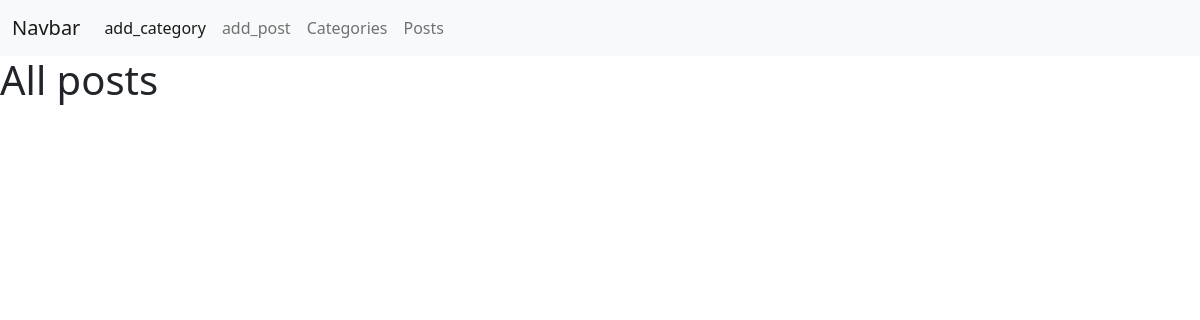
Page /posts on the earlier database version.
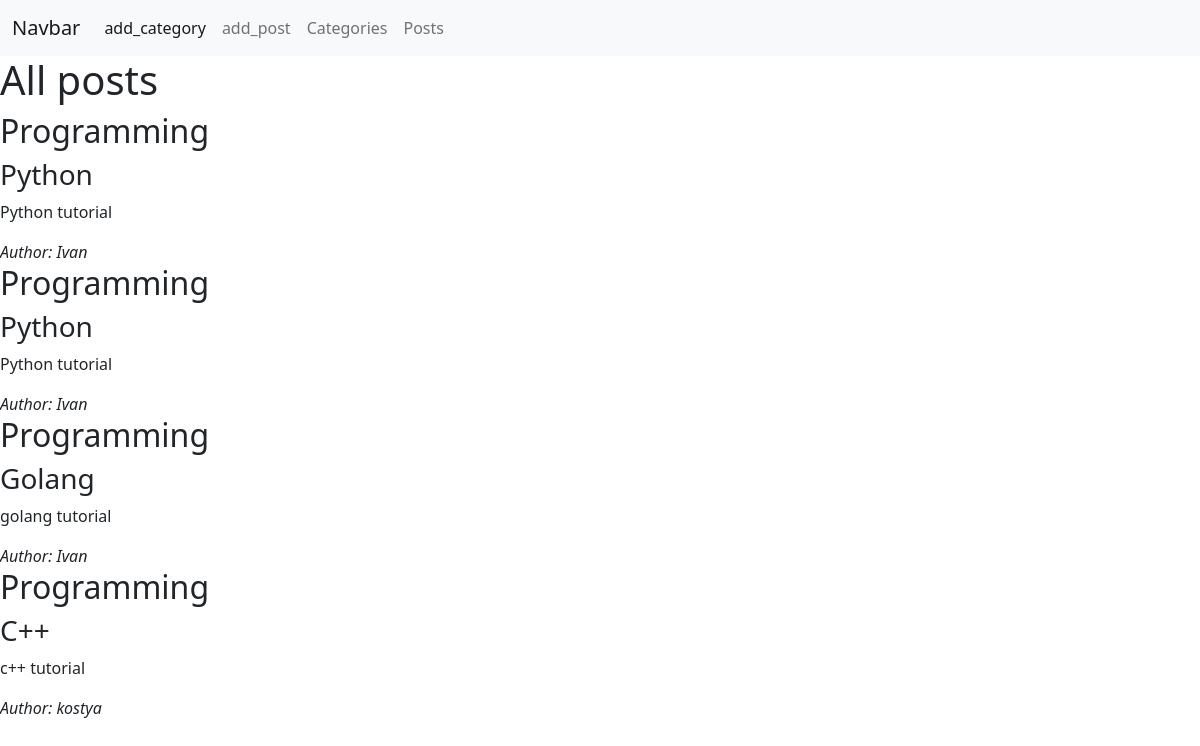
Same page on the later database version.
### app.py (models this page shows, shortened)
class Post(db.Model):
    id = db.Column(db.Integer, primary_key=True)
    title = db.Column(db.String(20), nullable=False)
    content = db.Column(db.Text, nullable=False)
    author = db.Column(db.String(20))
    category_id = db.Column(db.Integer, db.ForeignKey("category.id"), nullable=False)
    category = db.relationship("Category", backref=db.backref("posts", lazy=True))

class Category(db.Model):
    id = db.Column(db.Integer, primary_key=True)
    name = db.Column(db.String(20), nullable=False)
    description = db.Column(db.Text)

### app.py (the view)
@app.route("/posts")
def posts():
    all_posts = Post.query.all()
    return render_template("posts.html", posts=all_posts)

### templates/posts.html
{% extends 'base.html' %}
{% block content %}
<h1>All posts</h1>
{% for post in posts %}
<div>
    <h2>{{ post.category.name }}</h2>
    <h3>{{ post.title }}</h3>
    <p>{{ post.content }}</p>
    <i>Author: {{ post.author }}</i>
</div>
{% endfor %}
{% endblock %}

### templates/base.html (shortened to what this page needs)
<!DOCTYPE html>
<html lang="en">
<head>
    <link href="https://cdn.jsdelivr.net/npm/bootstrap@5.0.2/dist/css/bootstrap.min.css" rel="stylesheet"
 />
</head>
<body>
    <nav class="navbar navbar-expand-lg navbar-light bg-light">
        <div class="container-fluid">
            <a class="navbar-brand" href="{{ url_for('home') }}">Navbar</a>
            <div class="collapse navbar-collapse" id="navbarNav">
                <ul class="navbar-nav">
                    <li class="nav-item">
                        <a class="nav-link active" aria-current="page" href="{{ url_for('add_category')}}">add_category</a>
                    </li>
                    <li class="nav-item">
                        <a class="nav-link" href="{{ url_for('add_post') }}">add_post</a>
                    </li>
                    <li class="nav-item">
                        <a class="nav-link" href="{{ url_for('categories')}}">Categories</a>
                    </li>
                    <li class="nav-item">
                        <a class="nav-link" href="{{ url_for('posts') }}">Posts</a>
                    </li>
                </ul>
            </div>
        </div>
    </nav>
    {% block content %} {% endblock %}
</body>
</html>

Differences in the rows shown:
added Post: category.name "Programming", title "Python", content "Python tutorial", author "Ivan"
added Post: category.name "Programming", title "Python", content "Python tutorial", author "Ivan"
added Post: category.name "Programming", title "Golang", content "golang tutorial", author "Ivan"
added Post: category.name "Programming", title "C++", content "c++ tutorial", author "kostya"
